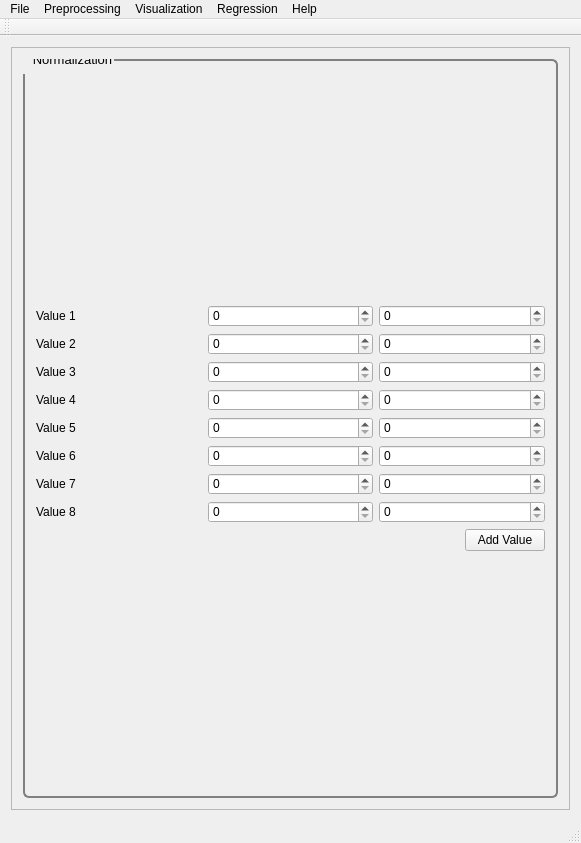
<?xml version="1.0" encoding="UTF-8"?>
<ui version="4.0">
 <class>MainWindow</class>
 <widget class="QMainWindow" name="MainWindow">
  <property name="geometry">
   <rect>
    <x>0</x>
    <y>0</y>
    <width>581</width>
    <height>843</height>
   </rect>
  </property>
  <property name="windowTitle">
   <string>PYSAT</string>
  </property>
  <widget class="QWidget" name="centralWidget">
   <layout class="QVBoxLayout" name="verticalLayout_9">
    <item>
     <widget class="QScrollArea" name="scrollArea">
      <property name="widgetResizable">
       <bool>true</bool>
      </property>
      <widget class="QWidget" name="scrollAreaWidgetContents_2">
       <property name="geometry">
        <rect>
         <x>0</x>
         <y>0</y>
         <width>561</width>
         <height>770</height>
        </rect>
       </property>
       <property name="font">
        <font>
         <pointsize>8</pointsize>
        </font>
       </property>
       <property name="styleSheet">
        <string notr="true">QGroupBox {
  border: 2px solid gray;
  border-radius: 6px;
  margin-top: 0.5em;
}

QGroupBox::title {

  padding-top: -14px;
  padding-left: 8px;
}
</string>
       </property>
       <layout class="QVBoxLayout" name="verticalLayout_8">
        <item>
         <widget class="QGroupBox" name="Normalization">
          <property name="font">
           <font>
            <pointsize>10</pointsize>
           </font>
          </property>
          <property name="title">
           <string>Normalization</string>
          </property>
          <layout class="QVBoxLayout" name="verticalLayout_27">
           <item>
            <layout class="QVBoxLayout" name="verticalLayout_26">
             <item>
              <layout class="QVBoxLayout" name="verticalLayout_2">
               <item>
                <layout class="QHBoxLayout" name="horizontalLayout_2">
                 <item>
                  <widget class="QLabel" name="norm_label">
                   <property name="text">
                    <string>Value 1</string>
                   </property>
                  </widget>
                 </item>
                 <item>
                  <widget class="QSpinBox" name="norm_spinBox_9">
                   <property name="maximum">
                    <number>1000</number>
                   </property>
                  </widget>
                 </item>
                 <item>
                  <widget class="QSpinBox" name="norm_spinBox">
                   <property name="maximum">
                    <number>1000</number>
                   </property>
                  </widget>
                 </item>
                </layout>
               </item>
              </layout>
             </item>
             <item>
              <layout class="QVBoxLayout" name="verticalLayout_16">
               <item>
                <layout class="QHBoxLayout" name="horizontalLayout_18">
                 <item>
                  <widget class="QLabel" name="norm_label_2">
                   <property name="text">
                    <string>Value 2</string>
                   </property>
                  </widget>
                 </item>
                 <item>
                  <widget class="QSpinBox" name="norm_spinBox_10">
                   <property name="maximum">
                    <number>1000</number>
                   </property>
                  </widget>
                 </item>
                 <item>
                  <widget class="QSpinBox" name="norm_spinBox_2">
                   <property name="maximum">
                    <number>1000</number>
                   </property>
                  </widget>
                 </item>
                </layout>
               </item>
              </layout>
             </item>
             <item>
              <layout class="QVBoxLayout" name="verticalLayout_20">
               <item>
                <layout class="QHBoxLayout" name="horizontalLayout_20">
                 <item>
                  <widget class="QLabel" name="norm_label_3">
                   <property name="text">
                    <string>Value 3</string>
                   </property>
                  </widget>
                 </item>
                 <item>
                  <widget class="QSpinBox" name="norm_spinBox_11">
                   <property name="maximum">
                    <number>1000</number>
                   </property>
                  </widget>
                 </item>
                 <item>
                  <widget class="QSpinBox" name="norm_spinBox_3">
                   <property name="maximum">
                    <number>1000</number>
                   </property>
                  </widget>
                 </item>
                </layout>
               </item>
              </layout>
             </item>
             <item>
              <layout class="QVBoxLayout" name="verticalLayout_21">
               <item>
                <layout class="QHBoxLayout" name="horizontalLayout_22">
                 <item>
                  <widget class="QLabel" name="norm_label_4">
                   <property name="text">
                    <string>Value 4</string>
                   </property>
                  </widget>
                 </item>
                 <item>
                  <widget class="QSpinBox" name="norm_spinBox_12">
                   <property name="maximum">
                    <number>1000</number>
                   </property>
                  </widget>
                 </item>
                 <item>
                  <widget class="QSpinBox" name="norm_spinBox_4">
                   <property name="maximum">
                    <number>1000</number>
                   </property>
                  </widget>
                 </item>
                </layout>
               </item>
              </layout>
             </item>
             <item>
              <layout class="QVBoxLayout" name="verticalLayout_23">
               <item>
                <layout class="QHBoxLayout" name="horizontalLayout_26">
                 <item>
                  <widget class="QLabel" name="norm_label_5">
                   <property name="text">
                    <string>Value 5</string>
                   </property>
                  </widget>
                 </item>
                 <item>
                  <widget class="QSpinBox" name="norm_spinBox_13">
                   <property name="maximum">
                    <number>1000</number>
                   </property>
                  </widget>
                 </item>
                 <item>
                  <widget class="QSpinBox" name="norm_spinBox_5">
                   <property name="maximum">
                    <number>1000</number>
                   </property>
                  </widget>
                 </item>
                </layout>
               </item>
              </layout>
             </item>
             <item>
              <layout class="QVBoxLayout" name="verticalLayout_25">
               <item>
                <layout class="QHBoxLayout" name="horizontalLayout_30">
                 <item>
                  <widget class="QLabel" name="norm_label_6">
                   <property name="text">
                    <string>Value 6</string>
                   </property>
                  </widget>
                 </item>
                 <item>
                  <widget class="QSpinBox" name="norm_spinBox_14">
                   <property name="maximum">
                    <number>1000</number>
                   </property>
                  </widget>
                 </item>
                 <item>
                  <widget class="QSpinBox" name="norm_spinBox_6">
                   <property name="maximum">
                    <number>1000</number>
                   </property>
                  </widget>
                 </item>
                </layout>
               </item>
              </layout>
             </item>
             <item>
              <layout class="QVBoxLayout" name="verticalLayout_24">
               <item>
                <layout class="QHBoxLayout" name="horizontalLayout_28">
                 <item>
                  <widget class="QLabel" name="norm_label_7">
                   <property name="text">
                    <string>Value 7</string>
                   </property>
                  </widget>
                 </item>
                 <item>
                  <widget class="QSpinBox" name="norm_spinBox_15">
                   <property name="maximum">
                    <number>1000</number>
                   </property>
                  </widget>
                 </item>
                 <item>
                  <widget class="QSpinBox" name="norm_spinBox_7">
                   <property name="maximum">
                    <number>1000</number>
                   </property>
                  </widget>
                 </item>
                </layout>
               </item>
              </layout>
             </item>
             <item>
              <layout class="QVBoxLayout" name="verticalLayout_22">
               <item>
                <layout class="QHBoxLayout" name="horizontalLayout_24">
                 <item>
                  <widget class="QLabel" name="norm_label_8">
                   <property name="text">
                    <string>Value 8</string>
                   </property>
                  </widget>
                 </item>
                 <item>
                  <widget class="QSpinBox" name="norm_spinBox_16">
                   <property name="maximum">
                    <number>1000</number>
                   </property>
                  </widget>
                 </item>
                 <item>
                  <widget class="QSpinBox" name="norm_spinBox_8">
                   <property name="maximum">
                    <number>1000</number>
                   </property>
                  </widget>
                 </item>
                </layout>
               </item>
               <item>
                <layout class="QHBoxLayout" name="horizontalLayout_25">
                 <item>
                  <spacer name="horizontalSpacer_6">
                   <property name="orientation">
                    <enum>Qt::Horizontal</enum>
                   </property>
                   <property name="sizeHint" stdset="0">
                    <size>
                     <width>40</width>
                     <height>20</height>
                    </size>
                   </property>
                  </spacer>
                 </item>
                 <item>
                  <widget class="QPushButton" name="NormValuebutton">
                   <property name="text">
                    <string>Add Value</string>
                   </property>
                  </widget>
                 </item>
                </layout>
               </item>
              </layout>
             </item>
            </layout>
           </item>
          </layout>
          <zorder></zorder>
         </widget>
        </item>
       </layout>
      </widget>
     </widget>
    </item>
   </layout>
  </widget>
  <widget class="QMenuBar" name="menuBar">
   <property name="geometry">
    <rect>
     <x>0</x>
     <y>0</y>
     <width>581</width>
     <height>21</height>
    </rect>
   </property>
   <widget class="QMenu" name="menuFile">
    <property name="title">
     <string>File</string>
    </property>
    <addaction name="actionLoad_Refence_Data"/>
    <addaction name="actionLoad_Unknown_Data"/>
    <addaction name="separator"/>
    <addaction name="actionSave_Current_Plots"/>
    <addaction name="actionSave_Current_Data"/>
    <addaction name="separator"/>
    <addaction name="actionCreate_New_Workflow"/>
    <addaction name="actionSave_Current_Workflow"/>
    <addaction name="separator"/>
    <addaction name="actionExit"/>
   </widget>
   <widget class="QMenu" name="menuPreprocessing">
    <property name="title">
     <string>Preprocessing</string>
    </property>
    <widget class="QMenu" name="menuBaseline_Removal">
     <property name="title">
      <string>Baseline Removal</string>
     </property>
     <addaction name="actionALS"/>
     <addaction name="actionDietrich"/>
     <addaction name="actionPolyFit"/>
     <addaction name="actionAirPLS"/>
     <addaction name="actionFABC"/>
     <addaction name="actionKK"/>
     <addaction name="actionMario"/>
     <addaction name="actionMedian"/>
     <addaction name="actionRubberband"/>
     <addaction name="actionUndecimated_Wavelet"/>
    </widget>
    <widget class="QMenu" name="menuCalibration_Transfer">
     <property name="title">
      <string>Calibration Transfer</string>
     </property>
     <addaction name="actionRatio"/>
     <addaction name="actionTommy_s_Methgod"/>
     <addaction name="actionPiecewise_Direct_Standardization"/>
     <addaction name="actionOthers_3"/>
    </widget>
    <addaction name="actionNormalization"/>
    <addaction name="actionNoise_Reduction"/>
    <addaction name="actionApply_Mask"/>
    <addaction name="actionInterpolate"/>
    <addaction name="actionInstrument_Response"/>
    <addaction name="menuCalibration_Transfer"/>
    <addaction name="menuBaseline_Removal"/>
   </widget>
   <widget class="QMenu" name="menuVisualization">
    <property name="title">
     <string>Visualization</string>
    </property>
    <widget class="QMenu" name="menuClustering">
     <property name="title">
      <string>Clustering</string>
     </property>
     <addaction name="actionK_Means"/>
     <addaction name="actionHierarchical"/>
     <addaction name="actionOthers"/>
     <addaction name="actionOthers_2"/>
    </widget>
    <addaction name="actionPCA"/>
    <addaction name="actionICA"/>
    <addaction name="menuClustering"/>
   </widget>
   <widget class="QMenu" name="menuRegression">
    <property name="title">
     <string>Regression</string>
    </property>
    <addaction name="actionPLS"/>
    <addaction name="actionSM_PLS"/>
    <addaction name="actionICA_Regression"/>
    <addaction name="actionGaussian_Process"/>
    <addaction name="actionMLP"/>
    <addaction name="actionSVM"/>
    <addaction name="actionOthers_4"/>
    <addaction name="actionOthers_5"/>
   </widget>
   <widget class="QMenu" name="menuHelp">
    <property name="title">
     <string>Help</string>
    </property>
    <addaction name="actionIndex"/>
    <addaction name="actionContent_2"/>
    <addaction name="separator"/>
    <addaction name="actionAbout"/>
    <addaction name="actionAbout_QtCreator"/>
   </widget>
   <addaction name="menuFile"/>
   <addaction name="menuPreprocessing"/>
   <addaction name="menuVisualization"/>
   <addaction name="menuRegression"/>
   <addaction name="menuHelp"/>
  </widget>
  <widget class="QToolBar" name="mainToolBar">
   <attribute name="toolBarArea">
    <enum>TopToolBarArea</enum>
   </attribute>
   <attribute name="toolBarBreak">
    <bool>false</bool>
   </attribute>
  </widget>
  <widget class="QStatusBar" name="statusBar"/>
  <action name="actionLoad_Refence_Data">
   <property name="text">
    <string>Load Refence Data</string>
   </property>
  </action>
  <action name="actionLoad_Unknown_Data">
   <property name="text">
    <string>Load Unknown Data</string>
   </property>
  </action>
  <action name="actionSave_Current_Workflow">
   <property name="text">
    <string>Save Current Workflow</string>
   </property>
  </action>
  <action name="actionSave_Current_Plots">
   <property name="text">
    <string>Save Current Plots</string>
   </property>
  </action>
  <action name="actionSave_Current_Data">
   <property name="text">
    <string>Save Current Data</string>
   </property>
  </action>
  <action name="actionCreate_New_Workflow">
   <property name="text">
    <string>Create New Workflow</string>
   </property>
  </action>
  <action name="actionNoise_Reduction">
   <property name="text">
    <string>Noise Reduction</string>
   </property>
  </action>
  <action name="actionApply_Mask">
   <property name="text">
    <string>Apply Mask</string>
   </property>
  </action>
  <action name="actionInterpolate">
   <property name="text">
    <string>Interpolate</string>
   </property>
  </action>
  <action name="actionInstrument_Response">
   <property name="text">
    <string>Instrument Response</string>
   </property>
  </action>
  <action name="actionALS">
   <property name="text">
    <string>ALS</string>
   </property>
  </action>
  <action name="actionDietrich">
   <property name="text">
    <string>Dietrich</string>
   </property>
  </action>
  <action name="actionPolyFit">
   <property name="text">
    <string>PolyFit</string>
   </property>
  </action>
  <action name="actionAirPLS">
   <property name="text">
    <string>AirPLS</string>
   </property>
  </action>
  <action name="actionFABC">
   <property name="text">
    <string>FABC</string>
   </property>
  </action>
  <action name="actionKK">
   <property name="text">
    <string>KK</string>
   </property>
  </action>
  <action name="actionMario">
   <property name="text">
    <string>Mario</string>
   </property>
  </action>
  <action name="actionMedian">
   <property name="text">
    <string>Median</string>
   </property>
  </action>
  <action name="actionRubberband">
   <property name="text">
    <string>Rubberband</string>
   </property>
  </action>
  <action name="actionUndecimated_Wavelet">
   <property name="text">
    <string>Undecimated Wavelet</string>
   </property>
  </action>
  <action name="actionRatio">
   <property name="text">
    <string>Ratio</string>
   </property>
  </action>
  <action name="actionTommy_s_Methgod">
   <property name="text">
    <string>Tommy's Method</string>
   </property>
  </action>
  <action name="actionPiecewise_Direct_Standardization">
   <property name="text">
    <string>Piecewise Direct Standardization</string>
   </property>
  </action>
  <action name="actionPCA">
   <property name="text">
    <string>PCA</string>
   </property>
  </action>
  <action name="actionICA">
   <property name="text">
    <string>ICA</string>
   </property>
  </action>
  <action name="actionK_Means">
   <property name="text">
    <string>K-Means</string>
   </property>
  </action>
  <action name="actionHierarchical">
   <property name="text">
    <string>Hierarchical</string>
   </property>
  </action>
  <action name="actionOthers">
   <property name="text">
    <string>Others...</string>
   </property>
  </action>
  <action name="actionOthers_2">
   <property name="text">
    <string>Others...</string>
   </property>
  </action>
  <action name="actionOthers_3">
   <property name="text">
    <string>Others...</string>
   </property>
  </action>
  <action name="actionPLS">
   <property name="text">
    <string>PLS</string>
   </property>
  </action>
  <action name="actionSM_PLS">
   <property name="text">
    <string>SM-PLS</string>
   </property>
  </action>
  <action name="actionICA_Regression">
   <property name="text">
    <string>ICA Regression</string>
   </property>
  </action>
  <action name="actionGaussian_Process">
   <property name="text">
    <string>Gaussian Process</string>
   </property>
  </action>
  <action name="actionMLP">
   <property name="text">
    <string>MLP</string>
   </property>
  </action>
  <action name="actionSVM">
   <property name="text">
    <string>SVM</string>
   </property>
  </action>
  <action name="actionOthers_4">
   <property name="text">
    <string>Others...</string>
   </property>
  </action>
  <action name="actionOthers_5">
   <property name="text">
    <string>Others...</string>
   </property>
  </action>
  <action name="actionIndex">
   <property name="text">
    <string>Index</string>
   </property>
  </action>
  <action name="actionContent_2">
   <property name="text">
    <string>Content</string>
   </property>
  </action>
  <action name="actionAbout">
   <property name="text">
    <string>About...</string>
   </property>
  </action>
  <action name="actionAbout_QtCreator">
   <property name="text">
    <string>About QtCreator...</string>
   </property>
  </action>
  <action name="actionExit">
   <property name="text">
    <string>Exit</string>
   </property>
  </action>
  <action name="actionNormalization">
   <property name="text">
    <string>Normalization</string>
   </property>
  </action>
 </widget>
 <layoutdefault spacing="6" margin="11"/>
 <resources/>
 <connections/>
</ui>
